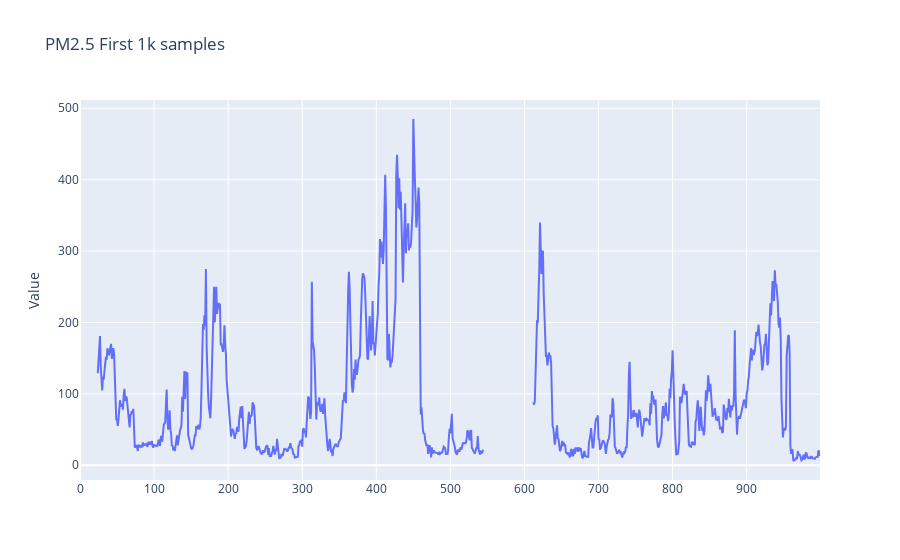

The cell this chart's notebook holds for it:
### Markdown cell above
We are missing the batch of pm2.5 data points from the first day we will drop these in the cleaning

### Code cell
# First 1k points
fig = go.Figure(data=go.Scatter(y=df['pm2.5'][:1000]))
fig.update_layout(title='PM2.5 First 1k samples', yaxis_title='Value')
fig.show()

### Figure 1 — Plotly figure (JSON) as saved in the notebook; plotly's stock layout.template omitted (floating-point values rounded to 4 significant figures; data arrays with more than 128 entries replaced by an {"elided": "..."} marker saying what was removed)
{"data": [{"type": "scatter", "y": {"elided": "1000 int values"}}], "layout": {"title": {"text": "PM2.5 First 1k samples"}, "yaxis": {"title": {"text": "Value"}}}}
